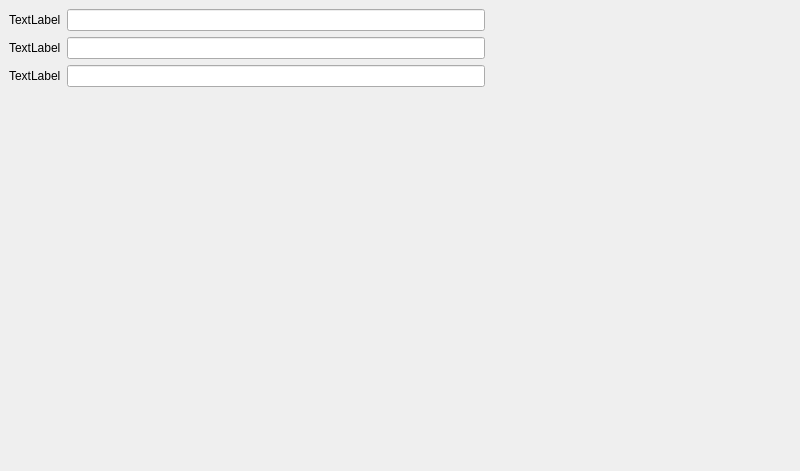
<?xml version="1.0" encoding="UTF-8"?>
<ui version="4.0">
 <class>MainWindow</class>
 <widget class="QMainWindow" name="MainWindow">
  <property name="geometry">
   <rect>
    <x>0</x>
    <y>0</y>
    <width>800</width>
    <height>471</height>
   </rect>
  </property>
  <property name="windowTitle">
   <string>MainWindow</string>
  </property>
  <widget class="QWidget" name="centralwidget">
   <property name="sizePolicy">
    <sizepolicy hsizetype="MinimumExpanding" vsizetype="MinimumExpanding">
     <horstretch>0</horstretch>
     <verstretch>0</verstretch>
    </sizepolicy>
   </property>
   <property name="minimumSize">
    <size>
     <width>800</width>
     <height>0</height>
    </size>
   </property>
   <layout class="QHBoxLayout" name="horizontalLayout_2">
    <item>
     <layout class="QVBoxLayout" name="verticalLayout">
      <item>
       <layout class="QFormLayout" name="formLayout">
        <item row="0" column="0">
         <widget class="QLabel" name="label_2">
          <property name="text">
           <string>TextLabel</string>
          </property>
         </widget>
        </item>
        <item row="1" column="0">
         <widget class="QLabel" name="label">
          <property name="text">
           <string>TextLabel</string>
          </property>
         </widget>
        </item>
        <item row="2" column="0">
         <widget class="QLabel" name="label_3">
          <property name="text">
           <string>TextLabel</string>
          </property>
         </widget>
        </item>
        <item row="0" column="1">
         <widget class="QLineEdit" name="lineEdit"/>
        </item>
        <item row="2" column="1">
         <widget class="QLineEdit" name="lineEdit_2"/>
        </item>
        <item row="1" column="1">
         <widget class="QLineEdit" name="lineEdit_3"/>
        </item>
       </layout>
      </item>
     </layout>
    </item>
    <item>
     <widget class="Board" name="verticalWidget_2" native="true">
      <property name="minimumSize">
       <size>
        <width>300</width>
        <height>0</height>
       </size>
      </property>
      <layout class="QVBoxLayout" name="verticalLayout_2"/>
     </widget>
    </item>
    <item>
     <layout class="QVBoxLayout" name="verticalLayout_3"/>
    </item>
   </layout>
  </widget>
 </widget>
 <customwidgets>
  <customwidget>
   <class>Board</class>
   <extends>QWidget</extends>
   <header>board.py</header>
   <container>1</container>
  </customwidget>
 </customwidgets>
 <resources/>
 <connections/>
 <slots>
  <slot>load()</slot>
 </slots>
</ui>
